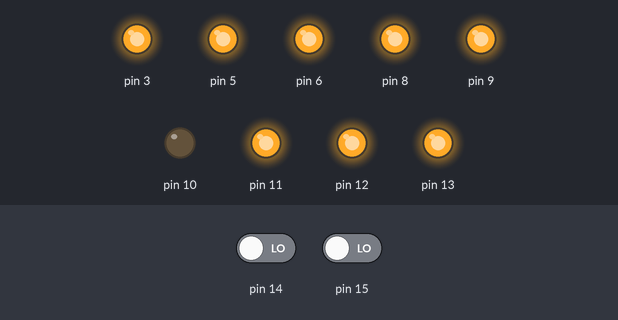
Simulated run of this sketch. Board: Arduino Uno, built with avr-gcc and run on an emulated ATmega328P. On the bench: output pins drawn as LEDs (lit = HIGH). The inputs (shaded band) are chosen by the test bench; at power-on: pin 15 LOW, pin 14 LOW.

Above: at 1.2 s.
1.3 s: pin 15 driven HIGH
At 2.5 s:
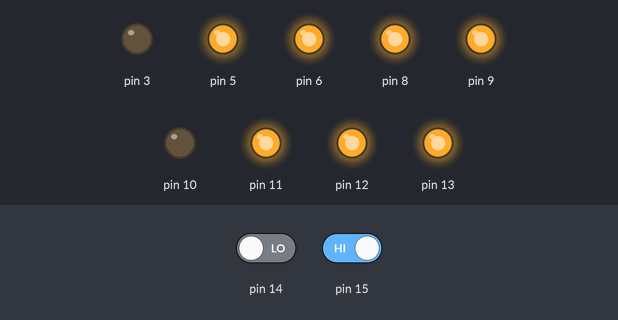
2.8 s: pin 15 driven LOW
At 3.8 s:
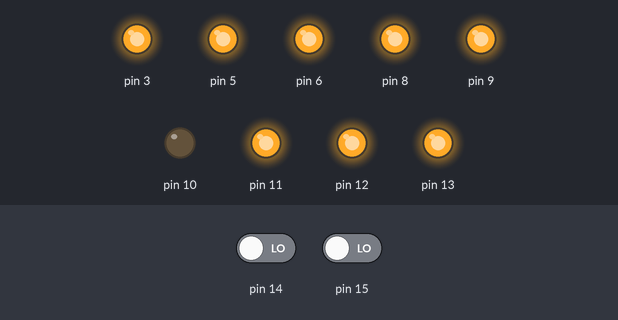
Timing chart, 0 to 5.8 s (numbered marks = the images above; inputs shaded):
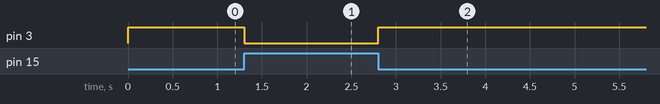

The sketch:

SetUnsetVariables.ino
```cpp
//#include <plcLib.h>
#include <plcLib_activeLOW.h>

/* Programmable Logic Controller Library for the Arduino and Compatibles

   Using Set and Unset commands with variables to create a Set Reset Latch

   Connections:
   Input - Set - switch connected to input X0 (Arduino pin A0 / Tinkerkit pin I0)
   Input - Reset - switch connected to input X1 (Arduino pin A1 / Tinkerkit pin I1)
   Output - Q - LED connected to output Y0 (Arduino pin 3 / Tinkerkit O5)

   Software and Documentation:
   http://www.electronics-micros.com/software-hardware/plclib-arduino/

*/

unsigned int AUX0 = 0; // Auxiliary variable used to hold latch bit

void setup() {
  setupPLC();          // Setup inputs and outputs
}

void loop() {
  /* Set unset variabel
  |     X0                   SAUX0
  |-----| |-------------------( )----|
  |
  |     X1                   UAUX0
  |-----| |-------------------( )----|
  |
  |     AUX0                  Y0
  |-----| |-------------------( )----|
  |
  */
  in(X0);              // Read switch connected to Input 0 (Set input)
  set(AUX0);           // Set AUX0 to 1 if X0 = 1, leave unaltered otherwise

  in(X1);              // Read switch connected to X1
  unset(AUX0);         // Clear AUX0 to 0 if X1 = 1, leave unaltered otherwise
  //reset(AUX0);         // Clear AUX0 to 0 if X1 = 1, leave unaltered otherwise


  in(AUX0);            // Read auxiliary variable AUX0
  out(Y0);             // Output to Y0
}
```

Measured:
- after the input at 1.3 s, pin 3: HIGH → LOW at once
- after the input at 2.8 s, pin 3: LOW → HIGH at once
